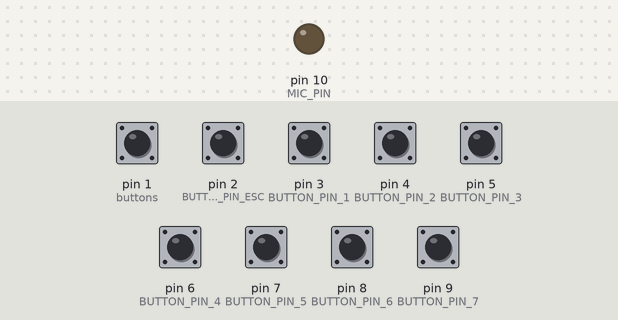
Recording of a sketch running on a simulated Arduino Leonardo, built with avr-gcc and run on an emulated ATmega32U4. On the bench: output pins drawn as LEDs (lit = HIGH). The inputs (shaded band) are chosen by the test bench; at power-on: pin 1 (buttons), pin 2 (BUTTON_PIN_ESC), pin 3 (BUTTON_PIN_1), pin 4 (BUTTON_PIN_2), pin 5 (BUTTON_PIN_3), pin 6 (BUTTON_PIN_4), pin 7 (BUTTON_PIN_5), pin 8 (BUTTON_PIN_6), pin 9 (BUTTON_PIN_7) HIGH.

Above: at 1.2 s.
1.3 s: pin 3 (BUTTON_PIN_1) pulled LOW for 0.15 s
At 2.3 s:
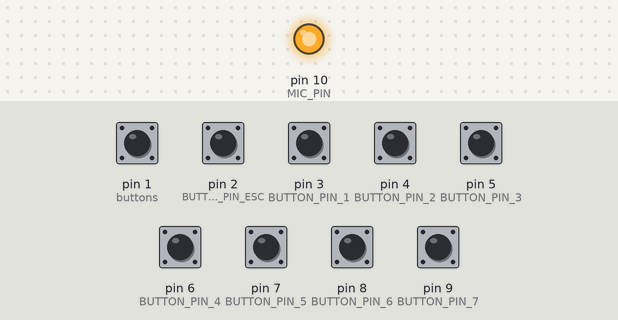
2.9 s: pin 2 (BUTTON_PIN_ESC) pulled LOW for 0.15 s
At 3.5 s:
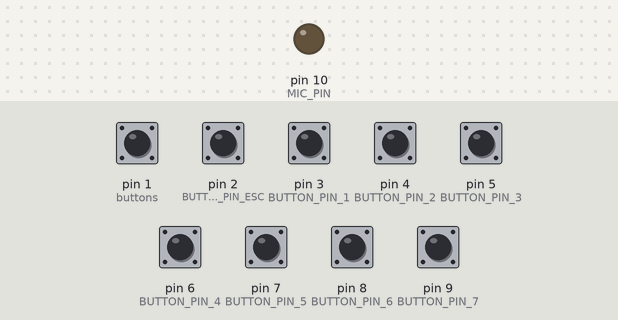
4.5 s: pin 3 (BUTTON_PIN_1) pulled LOW for 1 s
At 5.9 s:
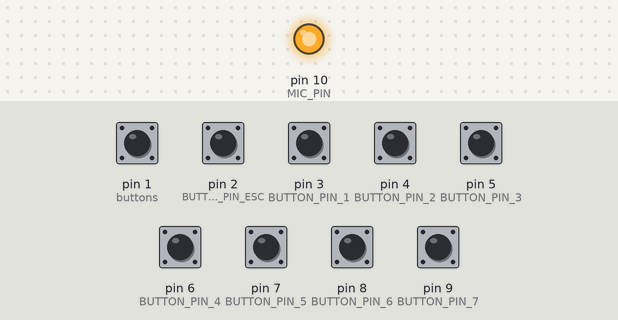
Timing chart, 0 to 7.5 s (numbered marks = the images above; inputs shaded):
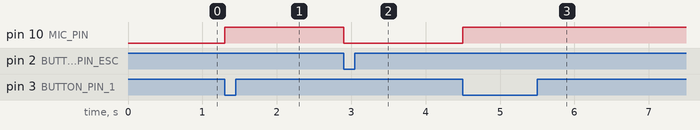

The sketch:

arduino-cheap-deck.ino
```cpp
// (licence header left out)
// ---------------------------------
// Key definitions
#define BUTTON_KEY1 KEY_F13
#define BUTTON_KEY2 KEY_F14
#define BUTTON_KEY3 KEY_F15
#define BUTTON_KEY4 KEY_F16
#define BUTTON_KEY5 KEY_F17
#define BUTTON_KEY6 KEY_F18
#define BUTTON_KEY7 KEY_F19
#define BUTTON_KEY8 KEY_F20

// Pin definitions
#define BUTTON_PIN_ESC 2
#define BUTTON_PIN_1 3
#define BUTTON_PIN_2 4
#define BUTTON_PIN_3 5
#define BUTTON_PIN_4 6
#define BUTTON_PIN_5 7
#define BUTTON_PIN_6 8
#define BUTTON_PIN_7 9
#define MIC_PIN 10
// ---------------------------------

#include "Keyboard.h"

// Button helper class for handling press/release and debouncing
class button {
  public:
  const char key;
  const uint8_t pin;
  const int ledOn;

  button(uint8_t k, uint8_t p, int l) : key(k), pin(p), ledOn(l){}

  void press(boolean state){
    if(state == pressed || (millis() - lastPressed  <= debounceTime)){
      return; // Nothing to see here, folks
    }

    lastPressed = millis();

    state ? Keyboard.press(key) : Keyboard.release(key);
    pressed = state;

    if (ledOn == 1) {
      digitalWrite(MIC_PIN, HIGH);
    } else if (ledOn == -1) {
      digitalWrite(MIC_PIN, LOW);
     }
  }

  void update(){
    press(!digitalRead(pin));
  }

  private:
  const unsigned long debounceTime = 30;
  unsigned long lastPressed = 0;
  boolean pressed = 0;
} ;

// Button objects, organized in array
button buttons[] = {
  {BUTTON_KEY1, BUTTON_PIN_ESC, -1},
  {BUTTON_KEY2, BUTTON_PIN_1, 1},
  {BUTTON_KEY3, BUTTON_PIN_2, 1},
  {BUTTON_KEY4, BUTTON_PIN_3, 0},
  {BUTTON_KEY5, BUTTON_PIN_4, -1},
  {BUTTON_KEY6, BUTTON_PIN_5, 1},
  {BUTTON_KEY7, BUTTON_PIN_6, 0},
  {BUTTON_KEY8, BUTTON_PIN_7, 0},
};

const uint8_t NumButtons = sizeof(buttons) / sizeof(button);


void setup() {
  // Safety check. Ground pin #1 (RX) to cancel keyboard inputs.
  pinMode(1, INPUT_PULLUP);
  if(!digitalRead(1)){
    failsafe();
  }

  // Set LEDs Off. Active low.
  pinMode(MIC_PIN, OUTPUT);
  TXLED0;

  for(int i = 0; i < NumButtons; i++){
    pinMode(buttons[i].pin, INPUT_PULLUP);
  }
}

void loop() {
  for(int i = 0; i < NumButtons; i++){
    buttons[i].update();
  }
}

void failsafe(){
  for(;;){} // Just going to hang out here for awhile :D
}
```

Measured:
- after the input at 1.3 s, pin 10 (MIC_PIN): LOW → HIGH at once
- after the input at 2.9 s, pin 10 (MIC_PIN): HIGH → LOW at once
- after the input at 4.5 s, pin 10 (MIC_PIN): LOW → HIGH at once
